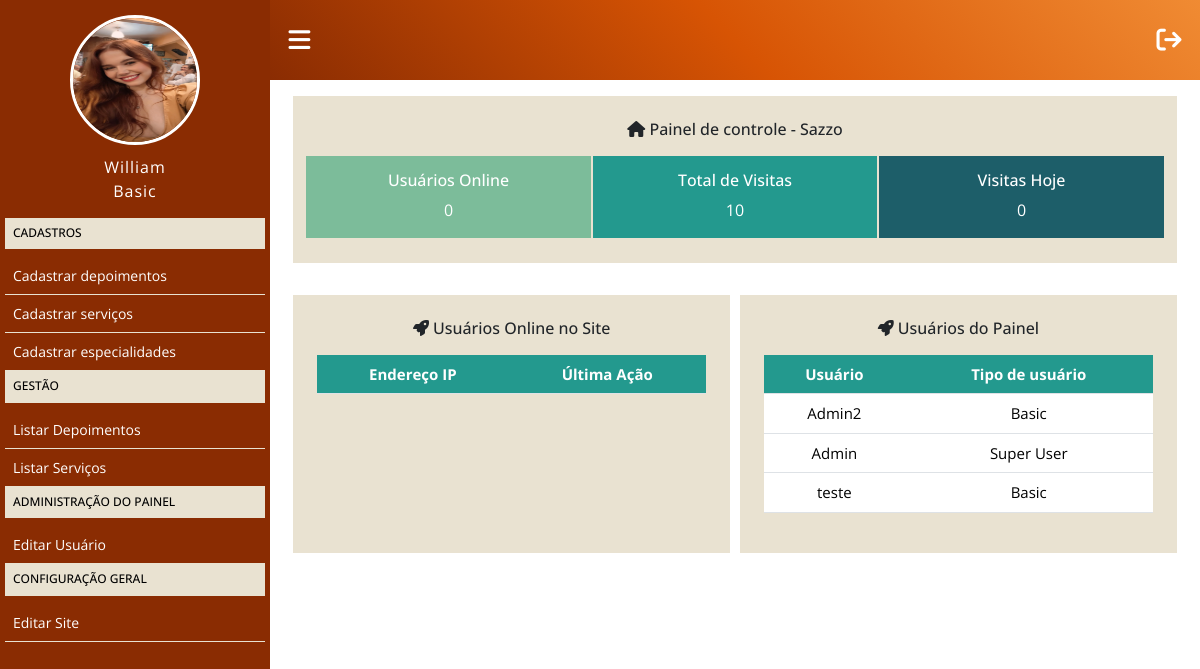
The app's page /painel/ (signed in), older data.
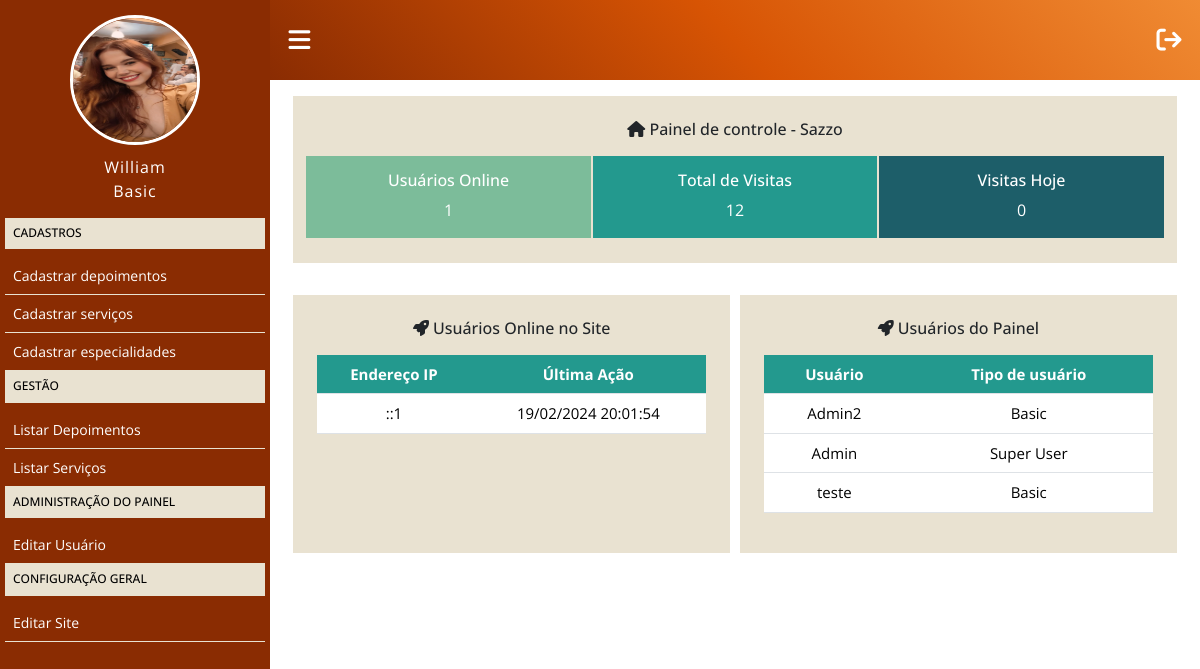
The same page, newer data.
### classes/MySql.php (called while the page is built)
<?php
class MySql
{
    private static $pdo;
    public static function conectar()
    {
        if (self::$pdo == null) {
            try {
                self::$pdo = new PDO('mysql:host=' . HOST . ';dbname=' . DATABASE, USER, PASSWORD, array(PDO::MYSQL_ATTR_INIT_COMMAND => "SET NAMES utf8"));
                self::$pdo->setAttribute(PDO::ATTR_ERRMODE, PDO::ERRMODE_EXCEPTION);
            } catch (Exception $e) {
                echo '<h2 style="color:red;margin-top:20px;font-style: italic;text-transform:lowercase;">erro ao conectar</h2>';
            }
        }
        return self::$pdo;
    }
}

### classes/site.php (called while the page is built, shortened)
<?php
class Site
{
    public static function PegaVisitasTotais()
    {
        $sql = MySql::conectar()->prepare("SELECT * FROM `tb_admin.visits`");
        $sql->execute();
        return $sql->rowCount();
    }
    public static function PegaVisitasHoje()
    {
        $sql = MySql::conectar()->prepare("SELECT * FROM `tb_admin.visits` WHERE day = ? ");
        $sql->execute(array(date('Y-m-d')));
        return $sql->rowCount();
    }
}

### painel/pages/home.php (the view)
<?php
  $usuariosOnline = Painel::listarUsuariosOnline();
  $visitasTotais = Site::PegaVisitasTotais();
  $visitasHoje = Site::PegaVisitasHoje()
?>
<div class="metricas container text-center bg-main-begePastel p-4 mb-3 mt-3">
    <h6 class="mb-3"><i class="fa fa-home"></i> Painel de controle - <?php echo NOME_EMPRESA ?></h6>
    <div class="metricas row">
        <div class="col online bg-main-lightBlue">
            <h6>Usuários Online</h6>
            <p><?php echo count($usuariosOnline);?></p>
        </div>
        <div class="col visits-total bg-main-mediumBlue">
            <h6>Total de Visitas</h6>
            <p><?php echo $visitasTotais ?></p>
        </div>
        <div class="col todays-visits bg-main-DeepBlue">
            <h6>Visitas Hoje</h6>
            <p><?php echo $visitasHoje ?></p>
        </div>
    </div>
</div>
<div class="grid text-center container p-0">
<div class="metricas text-center bg-main-begePastel p-4 mb-3 mt-3 g-col-6">
<h6 class="mb-3"><i class="fa fa-rocket"></i> Usuários Online no Site</h6>
<table class="table">
  <thead>
    <tr>
      <th scope="col bg-main-mediumBlue">Endereço IP</th>
      <th scope="col">Última Ação</th>
    </tr>
  </thead>
  <tbody>
  <?php foreach ($usuariosOnline as $key => $value) {
?>
    <tr>
      <td><?php echo $value['ip']?></td>
      <td><?php echo date('d/m/Y H:i:s',strtotime($value['ultima_acao']))?></td>
    </tr>
    <?php }?>
  </tbody>
</table>
</div>
<div class="metricas text-center bg-main-begePastel p-4 mb-3 mt-3 g-col-6">
<h6 class="mb-3"><i class="fa fa-rocket"></i> Usuários do Painel</h6>
<table class="table">
  <thead>
    <tr>
      <th scope="col bg-main-mediumBlue">Usuário</th>
      <th scope="col">Tipo de usuário</th>
    </tr>
  </thead>
  <tbody>
  <?php
  $panelUsers = MySql::conectar()->prepare("SELECT * FROM `tb_admin.users`");
  $panelUsers->execute();
  $panelUsers = $panelUsers->fetchAll();
  foreach ($panelUsers as $key => $value) {
?>
    <tr>
      <td><?php echo $value['user']?></td>
      <td><?php echo getUser($value['type_user']);?></td>
    </tr>
    <?php }?>
  </tbody>
</table>
</div>
</div>

Row changes from the older to the newer data that the page shows:
added tb_admin.online: ip "::1", ultima_acao "19/02/2024 20:01:54"
Text that changed along with them:
count($usuariosOnline): "0" → "1"
$visitasTotais: "10" → "12"
